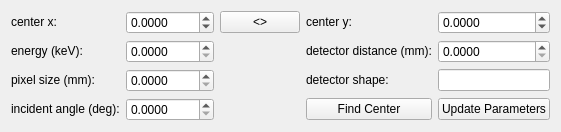
             <widget class="QWidget" name="tab_8">
              <attribute name="title">
               <string>Grazing Incidence</string>
              </attribute>
              <layout class="QGridLayout" name="gridLayout_39">
               <item row="0" column="0">
                <widget class="QLabel" name="label_51">
                 <property name="sizePolicy">
                  <sizepolicy hsizetype="Minimum" vsizetype="Fixed">
                   <horstretch>0</horstretch>
                   <verstretch>0</verstretch>
                  </sizepolicy>
                 </property>
                 <property name="text">
                  <string>center x:</string>
                 </property>
                </widget>
               </item>
               <item row="0" column="1">
                <widget class="QDoubleSpinBox" name="db_cenx_3">
                 <property name="enabled">
                  <bool>true</bool>
                 </property>
                 <property name="decimals">
                  <number>4</number>
                 </property>
                 <property name="minimum">
                  <double>-9999.000000000000000</double>
                 </property>
                 <property name="maximum">
                  <double>9999.000000000000000</double>
                 </property>
                </widget>
               </item>
               <item row="0" column="2">
                <widget class="QPushButton" name="btn_swapxy_3">
                 <property name="sizePolicy">
                  <sizepolicy hsizetype="Fixed" vsizetype="Fixed">
                   <horstretch>0</horstretch>
                   <verstretch>0</verstretch>
                  </sizepolicy>
                 </property>
                 <property name="text">
                  <string>&lt;&gt;</string>
                 </property>
                </widget>
               </item>
               <item row="0" column="3">
                <widget class="QLabel" name="label_53">
                 <property name="sizePolicy">
                  <sizepolicy hsizetype="Minimum" vsizetype="Fixed">
                   <horstretch>0</horstretch>
                   <verstretch>0</verstretch>
                  </sizepolicy>
                 </property>
                 <property name="text">
                  <string>center y:</string>
                 </property>
                </widget>
               </item>
               <item row="0" column="4">
                <widget class="QDoubleSpinBox" name="db_ceny_3">
                 <property name="enabled">
                  <bool>true</bool>
                 </property>
                 <property name="decimals">
                  <number>4</number>
                 </property>
                 <property name="minimum">
                  <double>-9999.000000000000000</double>
                 </property>
                 <property name="maximum">
                  <double>9999.000000000000000</double>
                 </property>
                </widget>
               </item>
               <item row="1" column="0">
                <widget class="QLabel" name="label_52">
                 <property name="sizePolicy">
                  <sizepolicy hsizetype="Minimum" vsizetype="Fixed">
                   <horstretch>0</horstretch>
                   <verstretch>0</verstretch>
                  </sizepolicy>
                 </property>
                 <property name="text">
                  <string>energy (keV):</string>
                 </property>
                </widget>
               </item>
               <item row="1" column="1">
                <widget class="QDoubleSpinBox" name="db_energy_3">
                 <property name="enabled">
                  <bool>true</bool>
                 </property>
                 <property name="decimals">
                  <number>4</number>
                 </property>
                </widget>
               </item>
               <item row="1" column="3">
                <widget class="QLabel" name="label_55">
                 <property name="sizePolicy">
                  <sizepolicy hsizetype="Minimum" vsizetype="Fixed">
                   <horstretch>0</horstretch>
                   <verstretch>0</verstretch>
                  </sizepolicy>
                 </property>
                 <property name="text">
                  <string>detector distance (mm):</string>
                 </property>
                </widget>
               </item>
               <item row="1" column="4">
                <widget class="QDoubleSpinBox" name="db_det_dist_3">
                 <property name="enabled">
                  <bool>true</bool>
                 </property>
                 <property name="decimals">
                  <number>4</number>
                 </property>
                 <property name="maximum">
                  <double>99999.000000000000000</double>
                 </property>
                </widget>
               </item>
               <item row="2" column="0">
                <widget class="QLabel" name="label_49">
                 <property name="sizePolicy">
                  <sizepolicy hsizetype="Minimum" vsizetype="Fixed">
                   <horstretch>0</horstretch>
                   <verstretch>0</verstretch>
                  </sizepolicy>
                 </property>
                 <property name="text">
                  <string>pixel size (mm):</string>
                 </property>
                </widget>
               </item>
               <item row="2" column="1">
                <widget class="QDoubleSpinBox" name="db_pix_dim_3">
                 <property name="enabled">
                  <bool>true</bool>
                 </property>
                 <property name="decimals">
                  <number>4</number>
                 </property>
                </widget>
               </item>
               <item row="2" column="3">
                <widget class="QLabel" name="label_50">
                 <property name="sizePolicy">
                  <sizepolicy hsizetype="Minimum" vsizetype="Fixed">
                   <horstretch>0</horstretch>
                   <verstretch>0</verstretch>
                  </sizepolicy>
                 </property>
                 <property name="text">
                  <string>detector shape:</string>
                 </property>
                </widget>
               </item>
               <item row="2" column="4">
                <widget class="QLineEdit" name="le_shape_3">
                 <property name="enabled">
                  <bool>true</bool>
                 </property>
                 <property name="sizePolicy">
                  <sizepolicy hsizetype="Minimum" vsizetype="Fixed">
                   <horstretch>0</horstretch>
                   <verstretch>0</verstretch>
                  </sizepolicy>
                 </property>
                </widget>
               </item>
               <item row="3" column="0">
                <widget class="QLabel" name="label_54">
                 <property name="sizePolicy">
                  <sizepolicy hsizetype="Preferred" vsizetype="Fixed">
                   <horstretch>0</horstretch>
                   <verstretch>0</verstretch>
                  </sizepolicy>
                 </property>
                 <property name="text">
                  <string>incident angle (deg):</string>
                 </property>
                </widget>
               </item>
               <item row="3" column="1">
                <widget class="QDoubleSpinBox" name="det_yaw_3">
                 <property name="enabled">
                  <bool>true</bool>
                 </property>
                 <property name="decimals">
                  <number>4</number>
                 </property>
                </widget>
               </item>
               <item row="3" column="3">
                <widget class="QPushButton" name="btn_find_center_3">
                 <property name="text">
                  <string>Find Center</string>
                 </property>
                </widget>
               </item>
               <item row="3" column="4">
                <widget class="QPushButton" name="btn_update_parameters_3">
                 <property name="text">
                  <string>Update Parameters</string>
                 </property>
                </widget>
               </item>
              </layout>
             </widget>
